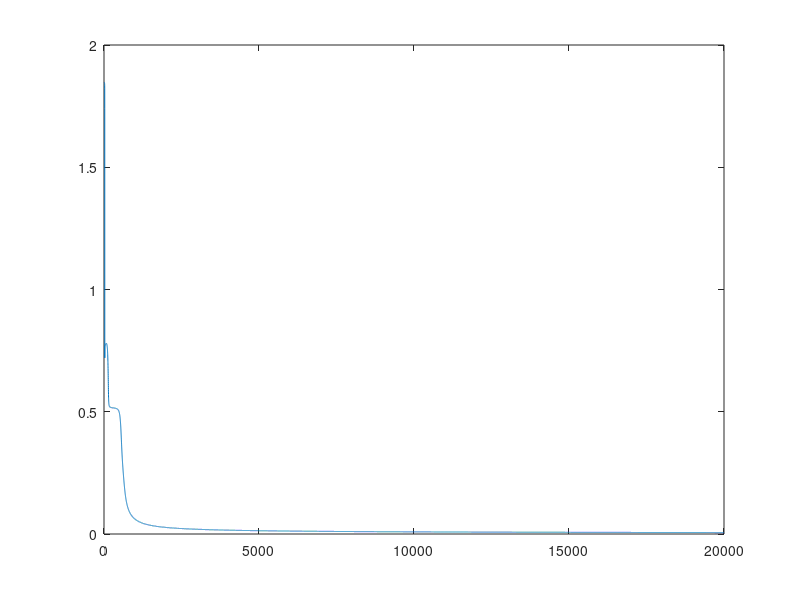
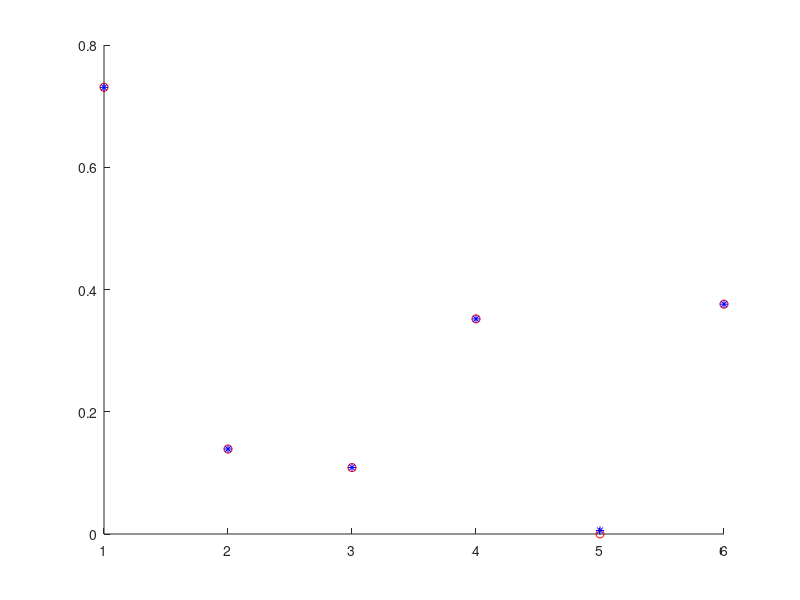

These figures' MATLAB source, in order:
clear all; close all;
% BP algorithm
X=-1:0.05:1;
% X = -2: 0.1:2;
X = [ 1 0 0 1; 1 0 1 0];
D = [ 0 0 1 1]
X=[0.5152	0.8173	1.0000 ;     0.8173	1.0000	0.7308;     1.0000	0.7308	0.1390;
     0.7308	0.1390	0.1087;     0.1390	0.1087	0.3520;     0.1087	0.3520	0.0000;]';

D=[0.7308 0.1390 0.1087 0.3520 0.0000 0.3761];

n = size(X,1);
L = size(X,2);
% D=[-0.9602,-0.5770,-0.0729,0.3771,0.6405,0.66,0.4609,0.1366,-0.2013 -0.4344,-0.5,-0.393,-0.1647,0.0988,0.3072,0.396,0.3449,0.1816,-0.0312,-0.2183,-0.3201];
% D=sin(X*5+randn(1,L)*0.0)+1;
% D= sin(X* 4) + cos(X*5) + tanh (X*3);
% % D = sin(4*X) + cos(5*X+rand(1,L)*0.0) + tanh(6 *X);D = D/6 +0.5;
% D = D/6 + 0.5; %% [0 1]

Num = 20000;
mu1 = 0.5; mu2 = 0.5; mu3 = 2; mu4 = 3;
m = 20;
W1 = randn(m, n); b1 = randn(m, 1);
W2 = randn(1, m); b2 = randn(1);

%%BP training
for kk = 1 : Num
    for ii = 1 : L
        x = X(:, ii);
        z2 = W1 * x + b1;
        a2 = 1 ./ (1+exp(-z2));
        z3 = W2 * a2 + b2;
        y(ii) = 1 ./ (1+exp(-z3));
        d = D(ii);
        e = d - y(ii);
        Jb1 = e * y(ii) * (1-y(ii));
        b2 = b2 + mu4 * Jb1;
        W2 = W2 + mu3 * Jb1 * a2';
        Jb2 = W2' .* a2 .* (1 - a2);
        b1 = b1 + mu2 * Jb1 * Jb2 ;
        W1 = W1 + mu1 * Jb1 * Jb2 * x';              
    end
    Err(kk) = norm(y-D);
end
        
        
figure, plot(Err);
figure, hold on;
plot(D,'ro'), plot(y,'b*');